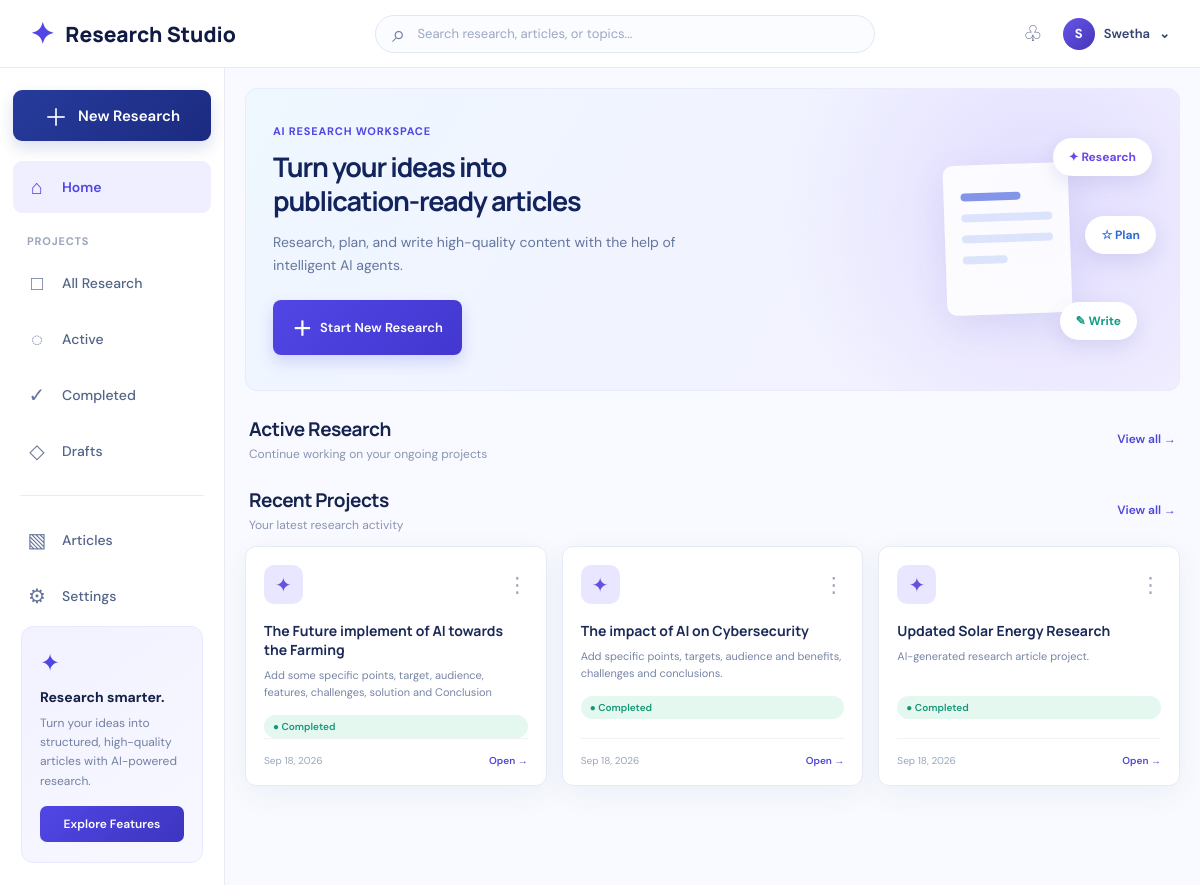
The page / on the database its author committed.
### research/models.py (models this page shows, shortened)
class Research(models.Model):
    LENGTH_CHOICES = [
        ("short", "Short"),
        ("medium", "Medium"),
        ("long", "Long"),
    ]
    TONE_CHOICES = [
        ("professional", "Professional"),
        ("casual", "Casual"),
        ("academic", "Academic"),
        ("friendly", "Friendly"),
    ]
    STATUS_CHOICES = [
          ("pending", "Pending"),
          ("in_progress", "In Progress"),
          ("completed", "Completed"),
          ("failed", "Failed"),
    ]
    STAGE_CHOICES = [
        ("research", "Research Agent"),
        ("planning", "Planning Agent"),
        ("writing", "Writing Agent"),
        ("completed", "Completed"),
        ("failed", "Failed"),
    ]
    topic = models.CharField(max_length=255)
    instructions = models.TextField(blank=True, default="")
    article_length = models.CharField(
        max_length=20,
        choices=LENGTH_CHOICES,
        default="medium",
    )
    tone = models.CharField(
        max_length=20,
        choices=TONE_CHOICES,
        default="professional",
    )
    status = models.CharField(
        max_length=20,
        choices=STATUS_CHOICES,
        default="in_progress",
    )
    current_stage = models.CharField(
        max_length=20,
        choices=STAGE_CHOICES,
        default="research",
    )
    created_at = models.DateTimeField(auto_now_add=True)
    class Meta:
        ordering = ["-created_at"]

### research/views.py (the view)
# urls.py: path("", views.dashboard, name="dashboard"),
def dashboard(request):
    researches = Research.objects.all().order_by("-created_at")
    context = {
        "researches": researches,
        "total_count": researches.count(),
        "completed_count": researches.filter(
            status="completed"
        ).count(),
        "in_progress_count": researches.filter(
            status="in_progress"
        ).count(),
        "failed_count": researches.filter(
            status="failed"
        ).count(),
    }
    return render(
        request,
        "dashboard.html",
        context,
    )

### templates/dashboard.html (shortened to what this page needs)
{% load static %}
<!DOCTYPE html>
<html lang="en">
<head>
    <link rel="stylesheet" href="{% static 'css/style.css' %}">
</head>
<body>
<div class="app-shell">
    <header class="top-header">
        <div class="brand">
            <div class="brand-icon">✦</div>
            <span>Research Studio</span>
        </div>
        <div class="header-search">
            <span>⌕</span>
            <input
                type="text"
                id="researchSearch"
                placeholder="Search research, articles, or topics..."
                autocomplete="off"
            >
        </div>
        <div class="header-actions">
            <button
                class="icon-button"
                title="Notifications"
                type="button">
                ♧
            </button>
            <button
                class="profile-button"
                type="button">
                <span class="profile-avatar">S</span>
                <span>Swetha</span>
                <span>⌄</span>
            </button>
        </div>
    </header>
    <div class="layout">
        <aside class="sidebar">
            <a
                href="{% url 'new_research' %}"
                class="new-research-button">
                <span>＋</span>
                New Research
            </a>
            <nav class="sidebar-nav">
                <a
                    href="{% url 'dashboard' %}"
                    class="nav-item active">
                    <span class="nav-icon">⌂</span>
                    Home
                </a>
                <div class="nav-section-title">
                    Projects
                </div>
                <a
                    href="{% url 'all_research' %}"
                    class="nav-item">
                    <span class="nav-icon">□</span>
                    All Research
                </a>
                <a
                    href="#active-research"
                    class="nav-item">
                    <span class="nav-icon">◌</span>
                    Active
                </a>
                <a
                    href="#recent-projects"
                    class="nav-item">
                    <span class="nav-icon">✓</span>
                    Completed
                </a>
                <a
                    href="#recent-projects"
                    class="nav-item">
                    <span class="nav-icon">◇</span>
                    Drafts
                </a>
                <div class="sidebar-divider"></div>
                <a
                    href="{% url 'articles' %}"
                    class="nav-item">
                    <span class="nav-icon">▧</span>
                    Articles
                </a>
                <a
                    href="#"
                    class="nav-item">
                    <span class="nav-icon">⚙</span>
                    Settings
                </a>
            </nav>
            <div class="upgrade-card">
                <div class="upgrade-icon">✦</div>
                <h3>Research smarter.</h3>
                <p>
                    Turn your ideas into structured, high-quality articles
                    with AI-powered research.
                </p>
                <button
                    type="button"
                    onclick="window.location.href='{% url 'new_research' %}'">
                    Explore Features
                </button>
            </div>
        </aside>
        <main class="main-content">
            <section class="hero-card">
                <div class="hero-content">
                    <span class="eyebrow">
                        AI RESEARCH WORKSPACE
                    </span>
                    <h1>
                        Turn your ideas into
                        <span>publication-ready articles</span>
                    </h1>
                    <p>
                        Research, plan, and write high-quality content
                        with the help of intelligent AI agents.
                    </p>
                    <a
                        href="{% url 'new_research' %}"
                        class="primary-button">
                        <span>＋</span>
                        Start New Research
                    </a>
                </div>
                <div class="hero-visual">
                    <div class="document-illustration">
                        <div class="document-line large"></div>
                        <div class="document-line"></div>
                        <div class="document-line"></div>
                        <div class="document-line short"></div>
                    </div>
                    <div class="agent-bubble research-bubble">
                        ✦ Research
                    </div>
                    <div class="agent-bubble plan-bubble">
                        ☆ Plan
                    </div>
                    <div class="agent-bubble write-bubble">
                        ✎ Write
                    </div>
                </div>
            </section>
            <section
                class="content-section"
                id="active-research">
                <div class="section-heading">
                    <div>
                        <h2>Active Research</h2>
                        <p>
                            Continue working on your ongoing projects
                        </p>
                    </div>
                    <a href="#active-research">
                        View all →
                    </a>
                </div>
            </section>
            <section
                class="content-section"
                id="recent-projects">
                <div class="section-heading">
                    <div>
                        <h2>Recent Projects</h2>
                        <p>
                            Your latest research activity
                        </p>
                    </div>
                    <a href="{% url 'all_research' %}">
                        View all →
                    </a>
                </div>
                <div class="project-grid">
                    {% for research in researches|slice:":3" %}
                        <div class="project-card">
                            <div class="project-card-top">
                                <div class="project-icon">
                                    ✦
                                </div>
                                <button
                                    type="button"
                                    class="more-button"
                                    title="More options">
                                    ⋮
                                </button>
                            </div>
                            <h3>
                                {{ research.topic }}
                            </h3>
                            <p>
                                {{ research.instructions|default:"AI-generated research article project."|truncatechars:95 }}
                            </p>
                            {% if research.status == "completed" %}
                                <span class="status-badge completed">
                                    ● Completed
                                </span>
                            {% elif research.status == "failed" %}
                                <span class="status-badge failed">
                                    ● Failed
                                </span>
                            {% else %}
                                <span class="status-badge progress">
                                    ● In Progress
                                </span>
                            {% endif %}
                            <div class="project-footer">
                                <span>
                                    {{ research.created_at|date:"M d, Y" }}
                                </span>
                                {% if research.status == "completed" %}
                                    <a
                                        href="{% url 'result' research_id=research.id %}">
                                        Open →
                                    </a>
                                {% elif research.status == "in_progress" %}
                                    <a
                                        href="{% url 'processing' research_id=research.id %}">
                                        Continue →
                                    </a>
                                {% else %}
                                    <span>
                                        Unavailable
                                    </span>
                                {% endif %}
                            </div>
                        </div>
                    {% endfor %}
                </div>
            </section>
        </main>
    </div>
</div>
</body>
</html>

### rows shown on the page
Research: topic "The Future implement of AI towards the Farming", instructions "Add some specific points, target, audience, features, challenges, solution and Conclusion", status "● Completed", created_at "Sep 18, 2026"
Research: topic "The impact of AI on Cybersecurity", instructions "Add specific points, targets, audience and benefits, challenges and conclusions.", status "● Completed", created_at "Sep 18, 2026"
Research: topic "Updated Solar Energy Research", instructions "AI-generated research article project.", status "● Completed", created_at "Sep 18, 2026"
